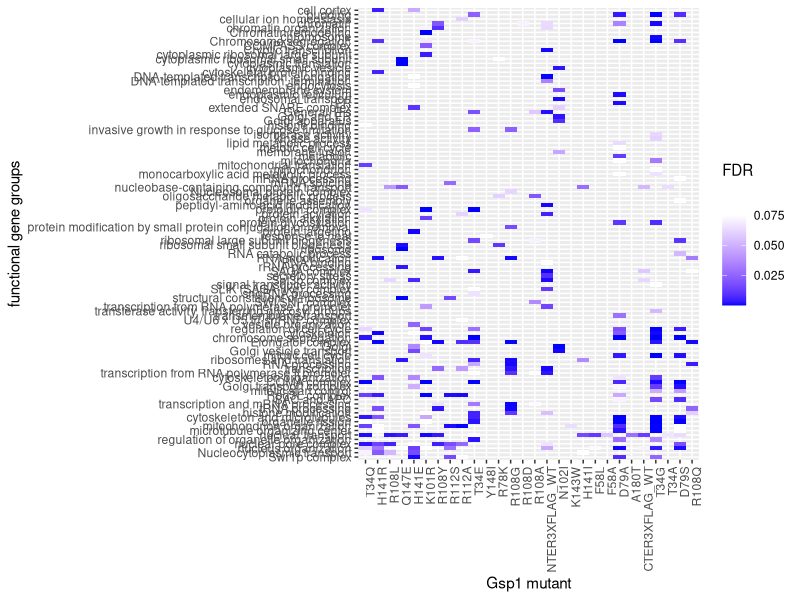
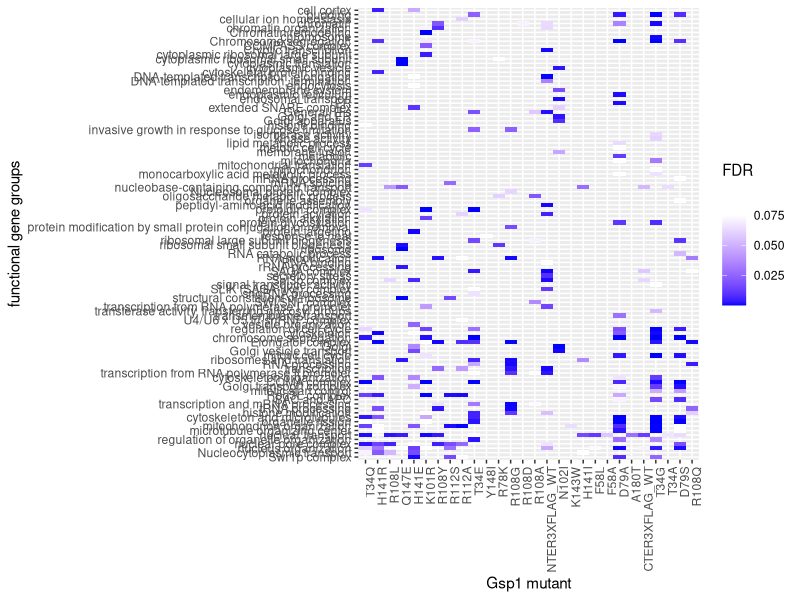

Reproduce these figures in R, in order.
### gia FDR heatmap

library(tidyverse)
data <- read_tsv("gia_analysis/emap_screen_filtered_gia_fdr.txt") %>% 
  select("mutant" = `Group A`, "gene_set" = `Group B`, FDR)

# gene_set_enriched_in_wt <- data %>% 
#   filter(mutant == "WT" & gene_set != "nuclear transport" & 
#   gene_set != "nuclear pore complex" & gene_set != "nucleobase-containing compound transport") %>%
#   pull(gene_set) %>% unique()
### [1] "nuclear pore complex"                     "transmembrane transport"                 
# [3] "nucleobase-containing compound transport" "mitochondrion organization"              
# [5] "peroxisome"                               "mitochondrion"                           
# [7] "nuclear transport"  

sig_gene_sets <- data %>% pull(gene_set) %>% unique()

gene_set <- read_tsv("gia_analysis/gia_right_annotations_groups.txt") %>% 
  filter(term %in% sig_gene_sets)
write_tsv(gene_set, "gia_analysis/gia_right_annotations_groups_preselected.txt")
reorder_cormat <- function(cormat){
  # Use correlation between variables as distance
  dd <- as.dist((1 - cormat)/2, upper = T, diag = T)
  dd[is.na(dd)] <- 0
  hc <- hclust(dd)
  cormat <- cormat[hc$order, hc$order]
  return(cormat)
}
get_reordered_cormat <- function(data) {
  cormat <- round(cor(data[, -1], use = "pairwise.complete.obs", method = "spearman"), 2)
  cormat <- reorder_cormat(cormat)
  return(cormat)
}
get_order_by_corr <- function(data) {
  cormat <- get_reordered_cormat(data)
  ordered <- rownames(cormat)
}

ordered_mut <- data %>% 
  spread(mutant, FDR) %>% 
  get_order_by_corr()
ordered_gene_set <- data %>% 
  spread(gene_set, FDR) %>% 
  get_order_by_corr()

data %>% 
  mutate("mutant" = factor(mutant, ordered_mut), "gene_set" = factor(gene_set, ordered_gene_set)) %>% 
  arrange(mutant, gene_set) %>% 
  ggplot(aes(x = mutant, y = gene_set, fill = FDR)) + 
  geom_tile() + 
  scale_fill_gradient2(low = "blue", high = "white", midpoint = 0.075) +
  theme(axis.text.x = element_text(angle = 90, hjust = 1)) +
  xlab("Gsp1 mutant") + ylab("functional gene groups")
ggsave("gia_analysis/mutants_gene_sets_Sscore_enrichment_FDR_heatmap.pdf", height = 13, width = 12)

